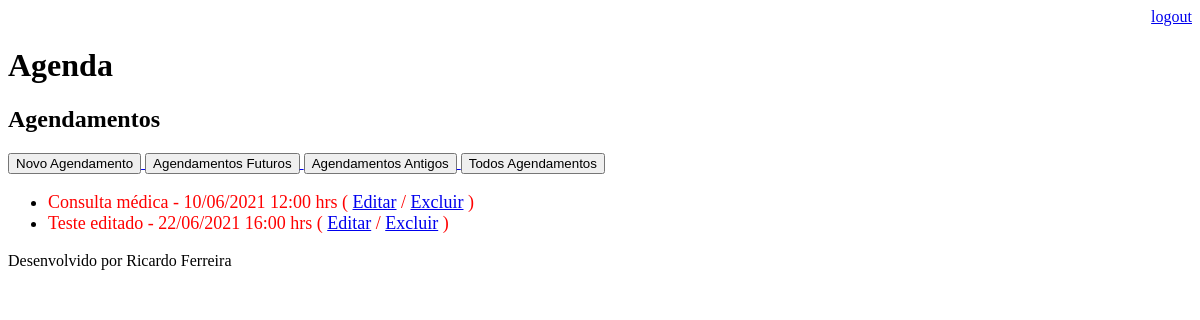
Before: /agenda/passados/ (signed in) with the older database file.
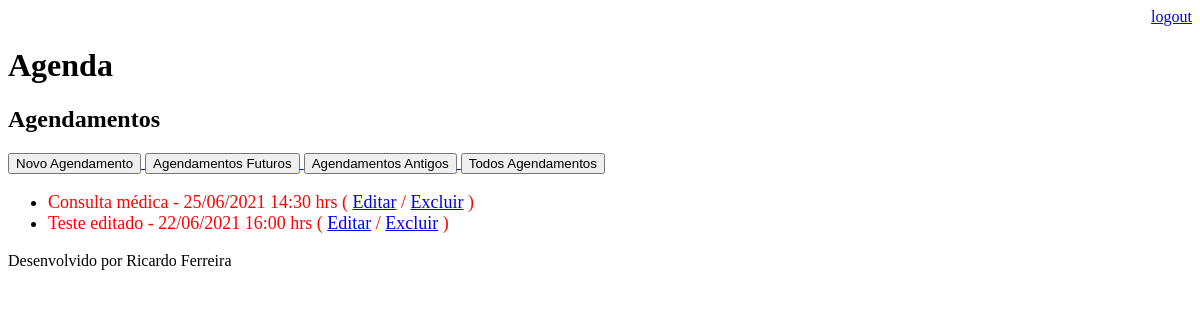
After: the same page with the newer database file.
### core/models.py (models this page shows, shortened)
class Evento(models.Model):
    titulo = models.CharField(max_length=100)
    descricao = models.TextField(blank=True, null=True)
    data_evento = models.DateTimeField(verbose_name='Data do Evendo')
    data_criacao = models.DateTimeField(auto_now=True)
    local_evento = models.CharField(max_length=100, blank=True, null=True)
    usuario = models.ForeignKey(User, on_delete=models.CASCADE)
    class Meta:
        db_table = 'evento'
    def get_data_evento(self):
        return self.data_evento.strftime('%d/%m/%Y %H:%M hrs')
    def get_evento_atrasado(self):
        if self.data_evento < datetime.now():
            return True
        else:
            return False

### core/views.py (the view)
# urls.py: path('agenda/passados/', views.lista_eventos_passados),
@login_required(login_url='/login/')
def lista_eventos_passados(request):
    usuario = request.user
    data_atual = datetime.now()
    evento = Evento.objects.filter(usuario=usuario,
                                   data_evento__lt=data_atual)
    dados = {'eventos':evento}
    return render(request, 'agenda.html', dados)

### templates/agenda.html (shortened to what this page needs)
{% extends "model-page.html" %}
{% block content %}
    <h2>Agendamentos</h2>
    <a href="/agenda/evento/">
        <button type="button">Novo Agendamento</button>
    </a>
    <a href="/">
        <button type="button">Agendamentos Futuros</button>
    </a>
    <a href="/agenda/passados/">
        <button type="button">Agendamentos Antigos</button>
    </a>
    <a href="/agenda/todos/">
        <button type="button">Todos Agendamentos</button>
    </a>
    <ul style="font-size: 18px">
        {% for evento in eventos %}
            <li>
                <div style={% if evento.get_evento_atrasado %}
                                "color:red"
                                {% else %}
                                    {% if evento.get_evento_proximo %}
                                        "color:orange"
                                    {% endif %}
                                {% endif %} >
                    {{ evento.titulo }} - {{ evento.get_data_evento}}
                    ( <a href="evento/?id={{ evento.id }}">Editar</a>
                    / <a href="evento/delete/{{ evento.id }}/">Excluir</a> )
                </div>
            </li>
        {% endfor %}
    </ul>
{% endblock %}

### templates/model-page.html
<!DOCTYPE html>
<html lang="en">
<head>
    {% include "model-header.html" %}
</head>
<body>
    {% block content %} {% endblock %}
    {% include "model-footer.html" %}
</body>
</html>

### templates/model-header.html (shortened to what this page needs)
    <div align="right">
        <a href="/logout">logout</a>
    </div>
    <h1>Agenda</h1>

### templates/model-footer.html
<p>Desenvolvido por Ricardo Ferreira</p>

Changed rows visible on the page:
changed Evento "Consulta médica": get_data_evento "10/06/2021 12:00 hrs" → "25/06/2021 14:30 hrs"
